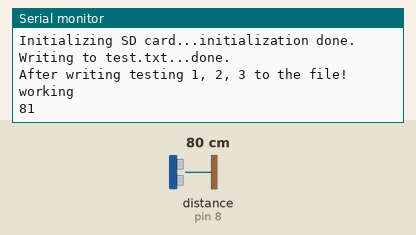
This sketch was run on a simulated Arduino Uno, built with avr-gcc and run on an emulated ATmega328P. On the bench: the last lines printed to the serial monitor. Inputs (shaded band) come from the test bench; at power-on: distance to the obstacle (sensor on pin 8) 80 cm. The echo pulse lasts 58.3 µs per cm; storage starts empty.

Above: at 1.2 s.
1.3 s: distance to the obstacle (sensor on pin 8) set to 2 cm
At 5.9 s:
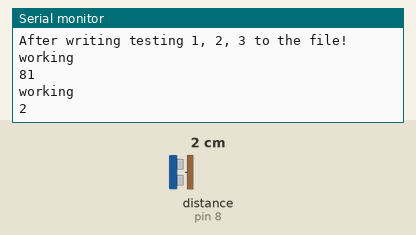
7.3 s: distance to the obstacle (sensor on pin 8) set to 4 cm
At 11.4 s:
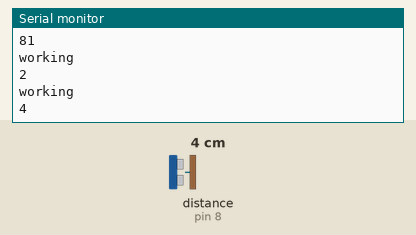
Timing chart, 0 to 12.9 s (numbered marks = the images above; inputs shaded):
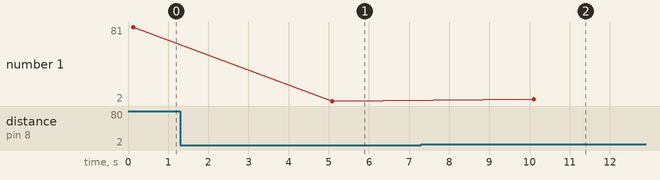

Measured:
- after the input at 1.3 s, the serial monitor: prints a new line after 3.8 s (image 1)
- after the input at 7.3 s, the serial monitor: prints a new line after 2.8 s (image 2)
- plotted number 1: 2 → 4 after the input at 7.3 s

The sketch:

sensor-sd-card-final.ino
```cpp
// FALL 2025
// Tufts EWB Malawi Project
// DISH Technical Group

// Include NewPing Library
#include "NewPing.h"

// sd card stuff
#include <SPI.h>
#include <SD.h>
File myFile;

// Hook up HC-SR04 with Trig to Arduino Pin 9, Echo to Arduino pin 10
#define TRIGGER_PIN 7
#define ECHO_PIN 8

// Maximum distance we want to ping for (in centimeters).
#define MAX_DISTANCE 400

// NewPing setup of pins and maximum distance.
NewPing sonar(TRIGGER_PIN, ECHO_PIN, MAX_DISTANCE);

// Current "Tank" measurements
int top_diameter = 28.3;
int bottom_diameter = 25;
int diameter = (top_diameter + bottom_diameter) / 2;
int BUCKET_HEIGHT = 34.5;

void setup() {
  Serial.begin(9600);
  // For future dynamic changing of bucket size
  // Serial.print("Enter the diameter of the tank:");
  // diameter = Serial.parseInt();
  // Serial.print(diameter);
  // // Serial.print("Enter the max height of the tank:");
  // BUCKET_HEIGHT = Serial.parseInt();
  // Serial.print(diameter);

  // init sd card
  Serial.print("Initializing SD card...");

  if (!SD.begin(4)) {
    Serial.println("initialization failed!");
    while (1)
      ;
  }
  Serial.println("initialization done.");

  // open the file. note that only one file can be open at a time,
  // so you have to close this one before opening another.
  myFile = SD.open("harrison.txt", FILE_WRITE);

  // if the file opened okay, write to it:
  if (myFile) {
    Serial.print("Writing to test.txt...");
    myFile.println("Readings:");
    // close the file:
    myFile.close();
    Serial.println("done.");
  } else {
    // if the file didn't open, print an error:
    Serial.println("error opening test.txt");
  }
  Serial.println("After writing testing 1, 2, 3 to the file!");
  // re-open the file for reading:
  // myFile = SD.open("test.txt");
  // if (myFile) {
  //   Serial.println("test.txt:");

  //   // read from the file until there's nothing else in it:
  //   while (myFile.available()) {
  //     Serial.write(myFile.read());
  //   }
  //   // close the file:
  //   myFile.close();
  // } else {
  //   // if the file didn't open, print an error:
  //   Serial.println("error opening test.txt");
  // }
}

void loop() {
  myFile = SD.open("harrison.txt", FILE_WRITE);

  int distance = sonar.ping_cm();
  Serial.println("working");
  Serial.println(distance);
  if (myFile) {
    myFile.println(distance);
    myFile.println(" cm");
    myFile.close();
  } else {
    // if the file didn't open, print an error:
    Serial.println("error opening test.txt");
  }

  // Dynamically calculate water volume
  // int water_volume = PI * sq(diameter / 2) * (BUCKET_HEIGHT - distance);
  // Serial.print("Water volume = ");
  // Serial.print(water_volume);
  // Serial.println(" mL");
	delay(5000);
}
```
